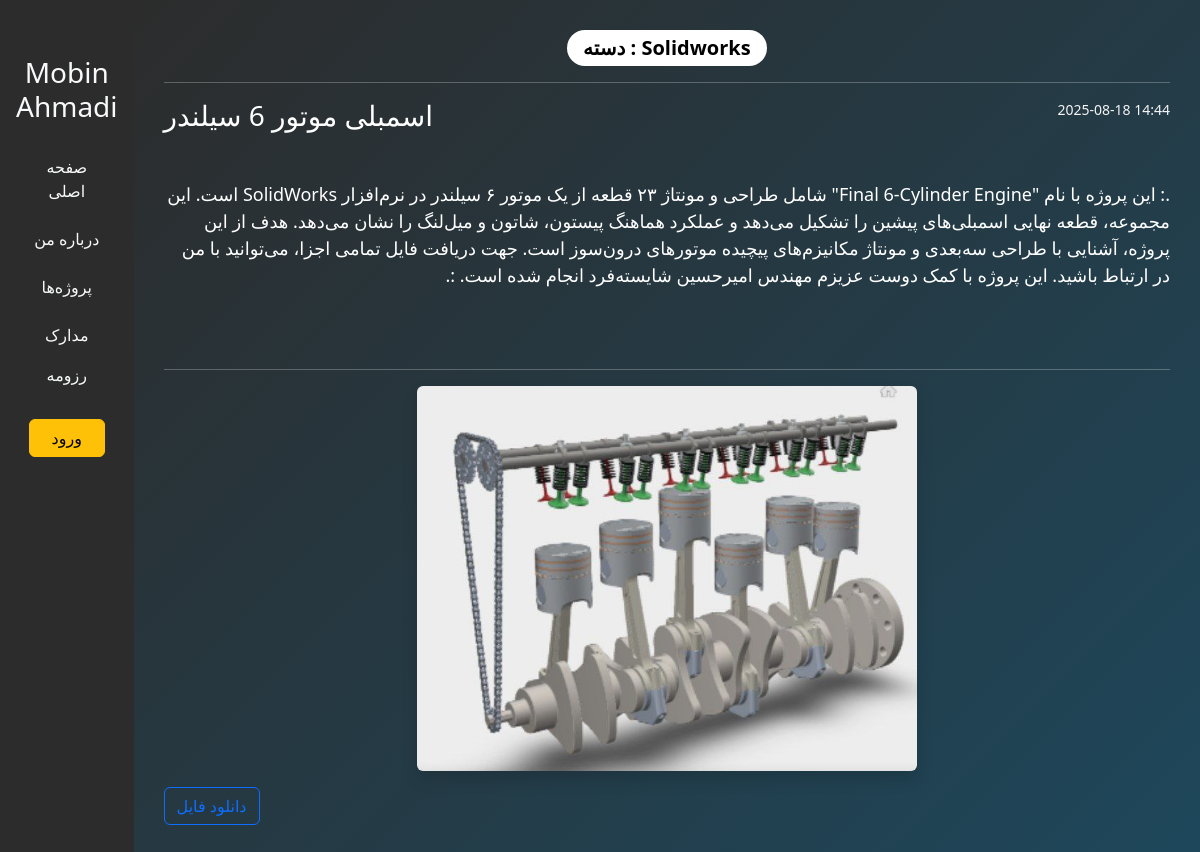
Page /post/6/ on the committed database.
### blog/models.py (models this page shows, shortened)
class Post(models.Model):
    CATEGORY_CHOICES = [
        ('Python','Python'),
        ('Solidworks','Solidworks'),
        ('Aspen','Aspen'),
        ('Articles','Articles'),
    ]
    title = models.CharField(max_length=100)
    slug = models.SlugField(unique=True)
    description = models.TextField(max_length=600, blank=True)
    created_at = models.DateTimeField(auto_now_add=True)
    published = models.BooleanField(default=False)
    image = models.ImageField(upload_to='post_images/',blank=True,null=True)
    attachment = models.FileField(upload_to='post_files/',blank=True,null=True)
    category = models.CharField(max_length=20, choices=CATEGORY_CHOICES, default='blog')

### mainview/views.py (the view)
# urls.py: path('post/<int:pk>/',views.detail_view,name='post_detail'),
def detail_view(request,pk):
    post = get_object_or_404(Post,pk=pk)
    comments = post.comments.all()
    context = {
        'post':post,
        'comments':comments,
    }
    return render(request,'mainview/detail.html',context)

### mainview/templates/mainview/detail.html (shortened to what this page needs)
{% extends 'mainview/base.html' %}
{% block content %}
<div class="text-center mb-3">
    <span class="badge rounded-pill px-3 py-2 " style="color: black;background-color: rgb(255, 255, 255);font-size: 20px;">
       دسته  :  {{ post.category }}
    </span>
</div>
<hr>
    <div class="d-flex justify-content-between">
        <h3 class="card-title" style="direction: rtl;">{{ post.title }}</h3>
        <small style="color: #f5f5f5;">{{ post.created_at|date:"Y-m-d H:i" }}</small>
    </div>
    <br><br>
    <p class="card-text" style="font-size: 18px;direction: rtl;">.:  {{ post.description }}  :.</p>
    <br><br>
    <hr>
    {% if post.image %}
        <div class="post-image-wrapper" style="max-width: 500px; margin: 0 auto;">
            <img src="{{ post.image.url }}" alt="{{ post.title }}" class="img-fluid rounded shadow">
        </div>
    {% endif %}
    {% if post.attachment %}
        <a href="{{ post.attachment.url }}" target="_blank" class="btn btn-outline-primary mt-3">
            دانلود فایل
        </a>
    {% endif %}
{% endblock %}

### rows in the picture
Post: category "Solidworks", title "اسمبلی موتور 6 سیلندر", created_at "2025-08-18 14:44", description "این پروژه با نام \"Final 6-Cylinder Engine\" شامل طراحی و مونتاژ ۲۳ قطعه از یک موتور ۶ سیلندر در نرم‌افزار SolidWorks است. این مجموعه، قطعه نهایی اسمبلی‌های پیشین را تشکیل می‌دهد و عملکرد هماهنگ پیستون، شاتون و میل‌لنگ را نشان می‌دهد. هدف از این پروژه، آشنایی با طراحی سه‌بعدی و مونتاژ مکانیزم‌های پیچیده موتورهای درون‌سوز است. جهت دریافت فایل تمامی اجزا، می‌توانید با من در ارتباط باشید. این پروژه با کمک دوست عزیزم مهندس امیرحسین شایسته‌فرد انجام شده است.", image (picture)
